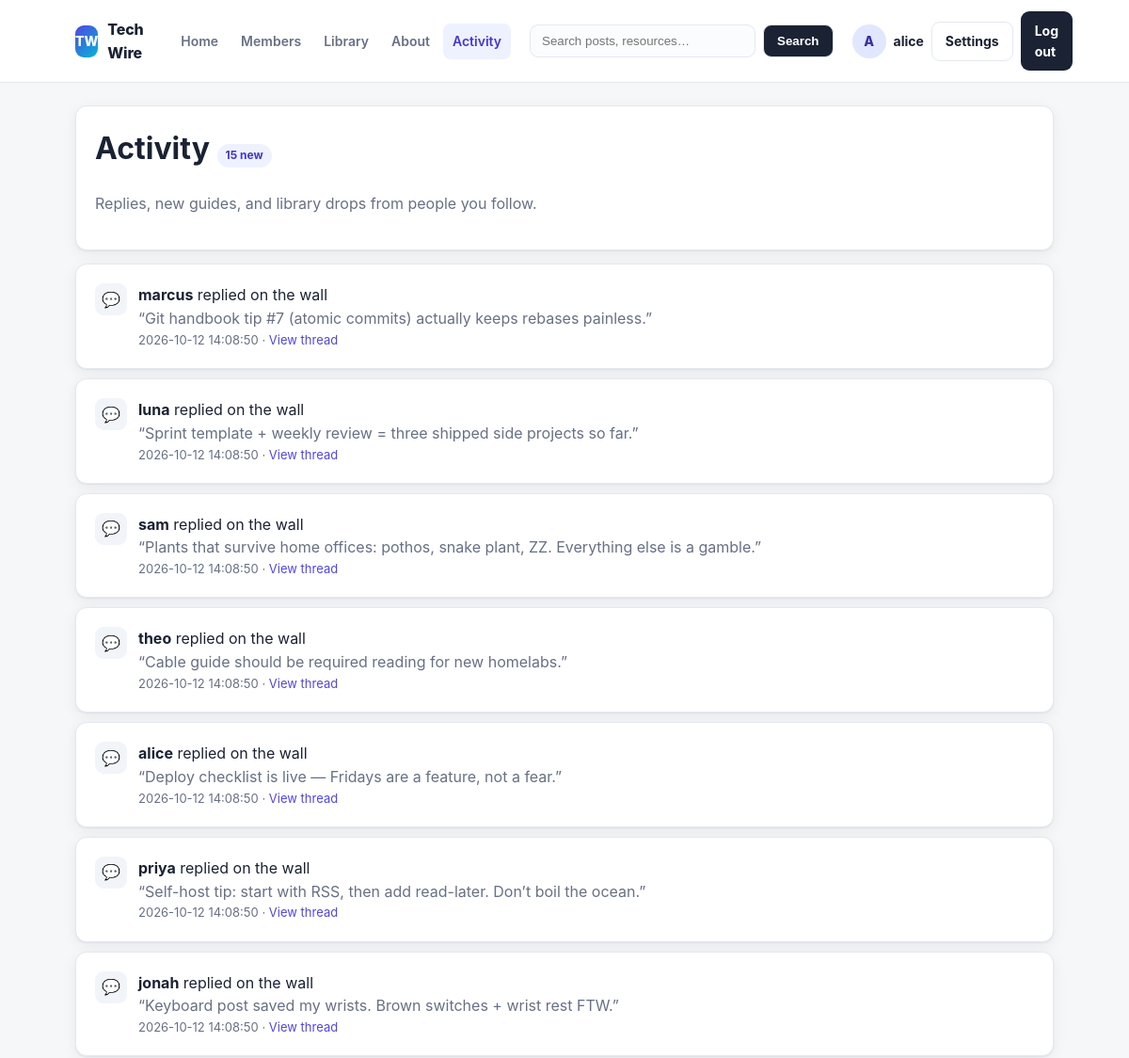
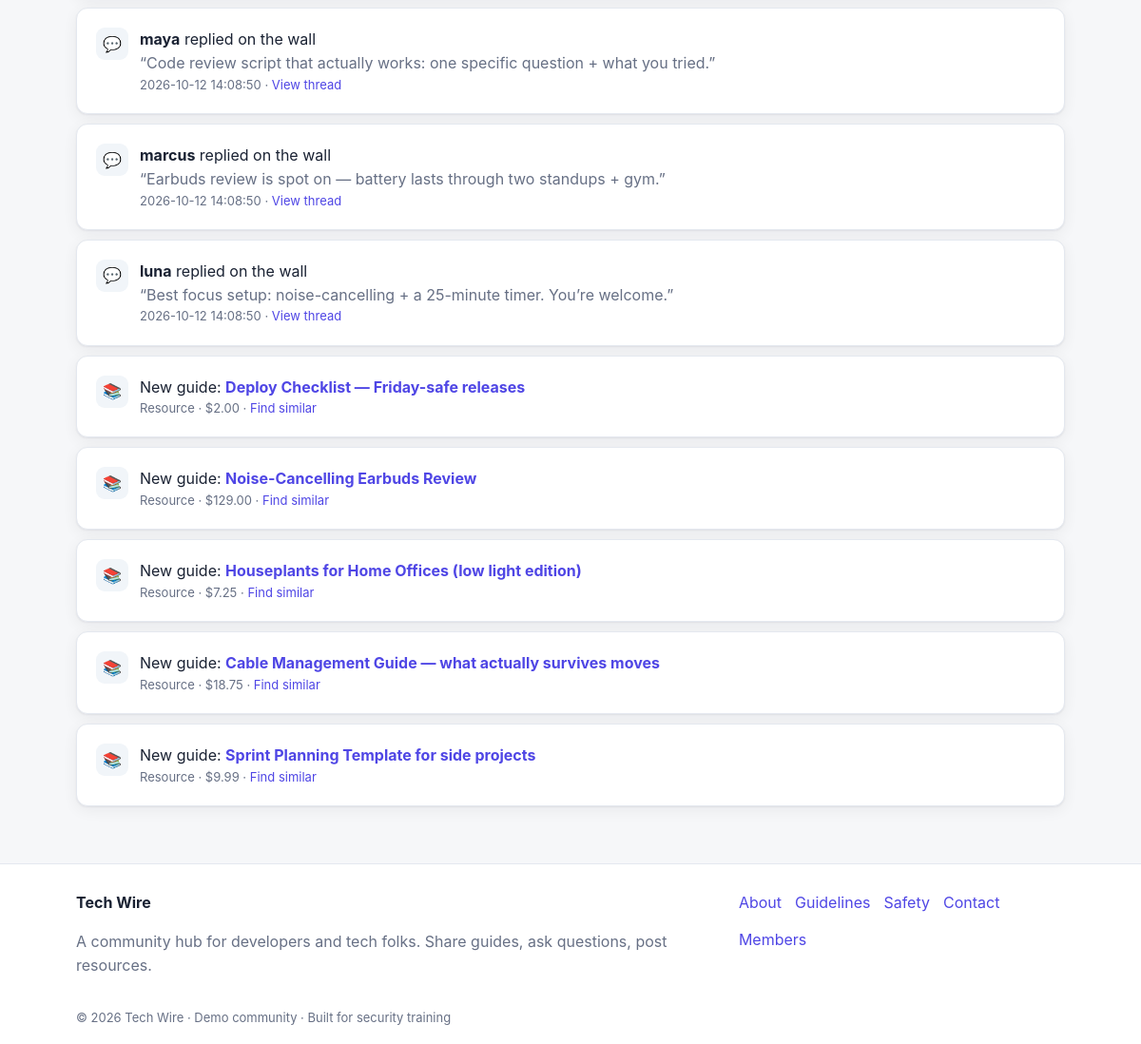
Screenshot of /notifications.php (signed in) with the database file from the repository (2 pictures, top to bottom).
### tables this page shows
CREATE TABLE IF NOT EXISTS comments (
  id INT AUTO_INCREMENT PRIMARY KEY,
  user VARCHAR(64) NOT NULL,
  comment TEXT NULL,
  created_at TIMESTAMP DEFAULT CURRENT_TIMESTAMP
);

CREATE TABLE IF NOT EXISTS products (
  id INT AUTO_INCREMENT PRIMARY KEY,
  name VARCHAR(128) NOT NULL,
  price DECIMAL(10,2) NOT NULL
);

### notifications.php (the view, shortened to what this page needs)
<?php
require_once 'includes/layout.php';
$comments = array();
$cres = mysql_query("SELECT * FROM comments ORDER BY id DESC LIMIT 10");
if ($cres) { while ($r = mysql_fetch_assoc($cres)) { $comments[] = $r; } }
$posts = array();
$pres = mysql_query("SELECT * FROM products ORDER BY id DESC LIMIT 5");
if ($pres) { while ($r = mysql_fetch_assoc($pres)) { $posts[] = $r; } }
?>
<div class="card">
  <h1 style="margin-top:0">Activity <span class="pill"><?php echo count($comments) + count($posts); ?> new</span></h1>
  <p class="muted">Replies, new guides, and library drops from people you follow.</p>
</div>
<div class="timeline" style="margin-top:14px">
  <?php foreach ($comments as $c): ?>
  <div class="card timeline-item">
    <span class="timeline-icon">💬</span>
    <div>
      <div><strong><?php echo htmlspecialchars($c['user'], ENT_QUOTES); ?></strong> replied on the wall</div>
      <div class="muted">“<?php echo htmlspecialchars(mb_strimwidth((string) $c['comment'], 0, 120, '…'), ENT_QUOTES); ?>”</div>
      <div class="muted small"><?php echo isset($c['created_at']) ? htmlspecialchars($c['created_at'], ENT_QUOTES) : 'just now'; ?> · <a href="profile.php">View thread</a></div>
    </div>
  </div>
  <?php endforeach; ?>
  <?php foreach ($posts as $p): ?>
  <div class="card timeline-item">
    <span class="timeline-icon">📚</span>
    <div>
      <div>New guide: <strong><a href="post.php?id=<?php echo (int) $p['id']; ?>"><?php echo $p['name']; ?></a></strong></div>
      <div class="muted small">Resource · $<?php echo $p['price']; ?> · <a href="search.php?q=<?php echo urlencode((string) $p['name']); ?>">Find similar</a></div>
    </div>
  </div>
  <?php endforeach; ?>
</div>

### assets/css/style.css (style rules this page uses)
:root { --bg: #f6f7f9; --surface: #ffffff; --ink: #1a2233; --muted: #677085; --line: #e4e8ef; --brand: #4f46e5; --brand-dark: #4338ca; --accent: #06b6d4; --danger: #dc2626; --success: #059669; --radius: 12px; --shadow: 0 1px 2px rgba(16,24,40,.06), 0 4px 16px rgba(16,24,40,.06); }
* { box-sizing: border-box; }
body { margin: 0; background: var(--bg); color: var(--ink); font-family: -apple-system, BlinkMacSystemFont, "Segoe UI", Roboto, Inter, Helvetica, Arial, sans-serif; line-height: 1.55; }
a { color: var(--brand); text-decoration: none; }
.card { background: var(--surface); border: 1px solid var(--line); border-radius: var(--radius); box-shadow: var(--shadow); padding: 20px; }
.muted { color: var(--muted); }
.small { font-size: 13px; }
.pill { display: inline-block; font-size: 12px; font-weight: 700; padding: 3px 9px; border-radius: 999px; background: #eef2ff; color: var(--brand-dark); }
.timeline { display: grid; gap: 10px; }
.timeline-item { display: flex; gap: 12px; }
.timeline-icon { width: 34px; height: 34px; border-radius: 9px; background: #f1f5f9; display: flex; align-items: center; justify-content: center; flex: none; }

### rows the page displays
comments: user "marcus", comment "Git handbook tip #7 (atomic commits) actually keeps rebases painless.", created_at "2026-10-12 14:08:50"
comments: user "luna", comment "Sprint template + weekly review = three shipped side projects so far.", created_at "2026-10-12 14:08:50"
comments: user "sam", comment "Plants that survive home offices: pothos, snake plant, ZZ. Everything else is a gamble.", created_at "2026-10-12 14:08:50"
comments: user "theo", comment "Cable guide should be required reading for new homelabs.", created_at "2026-10-12 14:08:50"
comments: user "alice", comment "Deploy checklist is live — Fridays are a feature, not a fear.", created_at "2026-10-12 14:08:50"
comments: user "priya", comment "Self-host tip: start with RSS, then add read-later. Don’t boil the ocean.", created_at "2026-10-12 14:08:50"
comments: user "jonah", comment "Keyboard post saved my wrists. Brown switches + wrist rest FTW.", created_at "2026-10-12 14:08:50"
comments: user "maya", comment "Code review script that actually works: one specific question + what you tried.", created_at "2026-10-12 14:08:50"
comments: user "marcus", comment "Earbuds review is spot on — battery lasts through two standups + gym.", created_at "2026-10-12 14:08:50"
comments: user "luna", comment "Best focus setup: noise-cancelling + a 25-minute timer. You’re welcome.", created_at "2026-10-12 14:08:50"
products: name "Deploy Checklist — Friday-safe releases", price "2.00"
products: name "Noise-Cancelling Earbuds Review", price "129.00"
products: name "Houseplants for Home Offices (low light edition)", price "7.25"
products: name "Cable Management Guide — what actually survives moves", price "18.75"
products: name "Sprint Planning Template for side projects", price "9.99"

### other values shown
tw_initial($user) "A"
$user "alice"
count($comments) + count($posts) "15"
